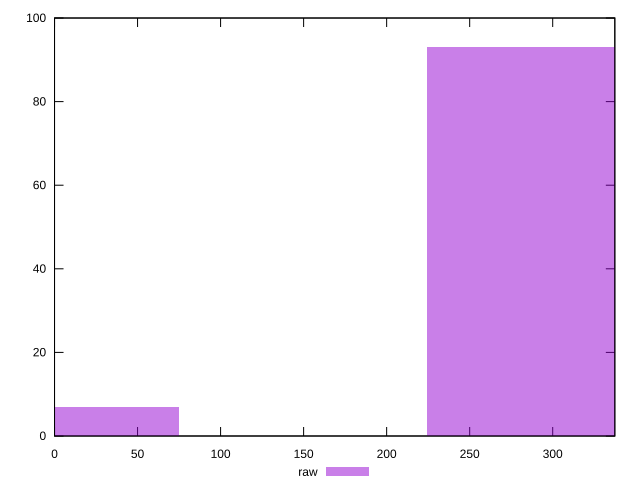

Recreate this plot in gnuplot.
reset

$raw <<EOF
298.749020730418 93
0 7
EOF

set key outside below
set boxwidth 149.374510365209
set xrange [0:337.406]
set yrange [0:100]
set trange [0:100]
set style fill transparent solid 0.5 noborder
set terminal svg size 640, 490 enhanced background rgb 'white'
set output "report_00017_2021-02-10T15-08-03.406Z/uses-rel-preconnect/samples/pages/raw/histogram.svg"

plot $raw title "raw" with boxes

reset
